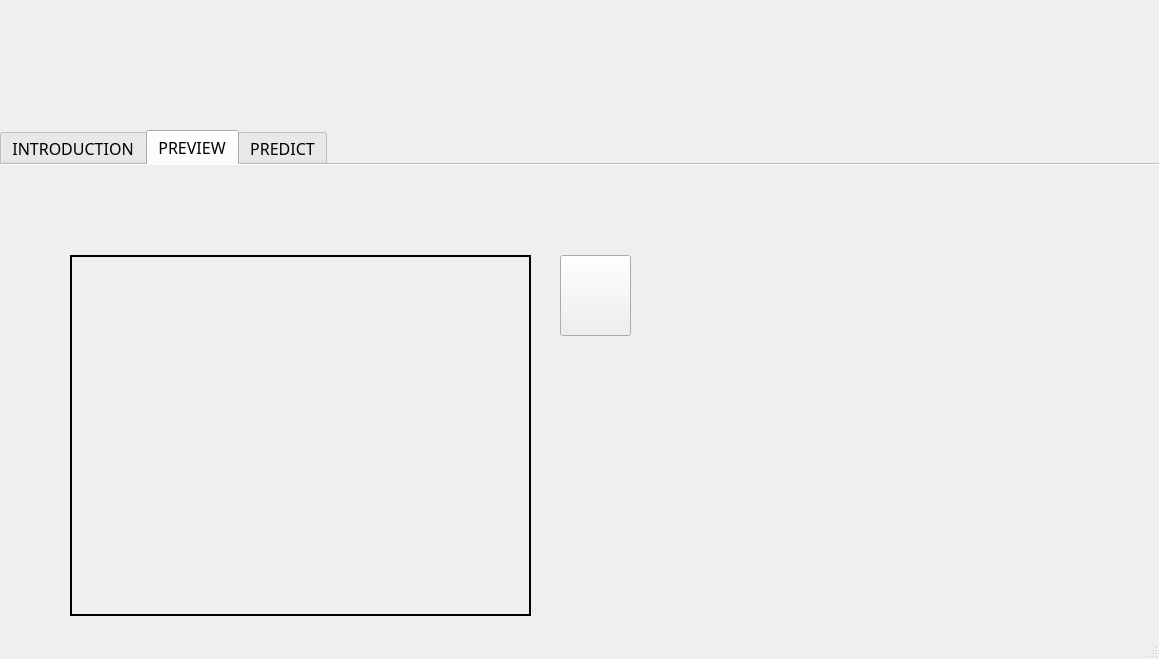
<?xml version="1.0" encoding="UTF-8"?>
<ui version="4.0">
 <class>LabelPrediction</class>
 <widget class="QMainWindow" name="LabelPrediction">
  <property name="geometry">
   <rect>
    <x>0</x>
    <y>0</y>
    <width>1159</width>
    <height>659</height>
   </rect>
  </property>
  <property name="windowTitle">
   <string>Label Prediction</string>
  </property>
  <widget class="QWidget" name="centralwidget">
   <widget class="QLabel" name="bg_7">
    <property name="geometry">
     <rect>
      <x>0</x>
      <y>0</y>
      <width>1161</width>
      <height>131</height>
     </rect>
    </property>
    <property name="styleSheet">
     <string notr="true">background-image: url(:/Nền/uehlogo.png);</string>
    </property>
    <property name="text">
     <string/>
    </property>
    <property name="pixmap">
     <pixmap resource="PICTURE.qrc">:/Nền/uehlogo.png</pixmap>
    </property>
    <property name="scaledContents">
     <bool>true</bool>
    </property>
    <property name="textInteractionFlags">
     <set>Qt::NoTextInteraction</set>
    </property>
   </widget>
   <widget class="QTabWidget" name="tabWidget">
    <property name="geometry">
     <rect>
      <x>0</x>
      <y>130</y>
      <width>1311</width>
      <height>691</height>
     </rect>
    </property>
    <property name="font">
     <font>
      <family>Segoe UI Black</family>
      <pointsize>12</pointsize>
      <weight>10</weight>
      <italic>false</italic>
      <bold>false</bold>
     </font>
    </property>
    <property name="acceptDrops">
     <bool>true</bool>
    </property>
    <property name="styleSheet">
     <string notr="true">font: 87 12pt &quot;Segoe UI Black&quot;;</string>
    </property>
    <property name="tabPosition">
     <enum>QTabWidget::North</enum>
    </property>
    <property name="tabShape">
     <enum>QTabWidget::Rounded</enum>
    </property>
    <property name="currentIndex">
     <number>1</number>
    </property>
    <property name="iconSize">
     <size>
      <width>20</width>
      <height>20</height>
     </size>
    </property>
    <property name="elideMode">
     <enum>Qt::ElideNone</enum>
    </property>
    <property name="documentMode">
     <bool>true</bool>
    </property>
    <widget class="QWidget" name="INTRODUCTION">
     <property name="cursor">
      <cursorShape>ArrowCursor</cursorShape>
     </property>
     <property name="contextMenuPolicy">
      <enum>Qt::NoContextMenu</enum>
     </property>
     <property name="accessibleName">
      <string>INTRDUCTION</string>
     </property>
     <property name="layoutDirection">
      <enum>Qt::LeftToRight</enum>
     </property>
     <attribute name="title">
      <string>INTRODUCTION</string>
     </attribute>
     <widget class="QLabel" name="intro">
      <property name="geometry">
       <rect>
        <x>0</x>
        <y>0</y>
        <width>1161</width>
        <height>471</height>
       </rect>
      </property>
      <property name="styleSheet">
       <string notr="true">background-image: url(:/Nền/intro.png);</string>
      </property>
      <property name="text">
       <string/>
      </property>
      <property name="pixmap">
       <pixmap resource="PICTURE.qrc">:/Nền/intro.png</pixmap>
      </property>
      <property name="scaledContents">
       <bool>true</bool>
      </property>
     </widget>
    </widget>
    <widget class="QWidget" name="PREVIEW">
     <attribute name="title">
      <string>PREVIEW</string>
     </attribute>
     <widget class="QLabel" name="preview">
      <property name="geometry">
       <rect>
        <x>0</x>
        <y>0</y>
        <width>1161</width>
        <height>471</height>
       </rect>
      </property>
      <property name="styleSheet">
       <string notr="true">background-image: url(:/Nền/PREVIEW.png);</string>
      </property>
      <property name="text">
       <string/>
      </property>
      <property name="pixmap">
       <pixmap resource="PICTURE.qrc">:/Nền/PREVIEW.png</pixmap>
      </property>
      <property name="scaledContents">
       <bool>true</bool>
      </property>
     </widget>
     <widget class="QPushButton" name="fileinputButton">
      <property name="geometry">
       <rect>
        <x>560</x>
        <y>90</y>
        <width>71</width>
        <height>81</height>
       </rect>
      </property>
      <property name="autoFillBackground">
       <bool>false</bool>
      </property>
      <property name="styleSheet">
       <string notr="true">background-image: url(:/Nền/inputfile.png);</string>
      </property>
      <property name="text">
       <string/>
      </property>
      <property name="iconSize">
       <size>
        <width>20</width>
        <height>20</height>
       </size>
      </property>
      <property name="checkable">
       <bool>false</bool>
      </property>
      <property name="autoExclusive">
       <bool>true</bool>
      </property>
      <property name="autoRepeatDelay">
       <number>300</number>
      </property>
      <property name="autoDefault">
       <bool>false</bool>
      </property>
     </widget>
     <widget class="QLabel" name="label">
      <property name="geometry">
       <rect>
        <x>70</x>
        <y>90</y>
        <width>461</width>
        <height>361</height>
       </rect>
      </property>
      <property name="frameShape">
       <enum>QFrame::Panel</enum>
      </property>
      <property name="lineWidth">
       <number>2</number>
      </property>
      <property name="text">
       <string/>
      </property>
     </widget>
    </widget>
    <widget class="QWidget" name="PREDICT">
     <attribute name="title">
      <string>PREDICT</string>
     </attribute>
     <widget class="QLabel" name="bgpredict">
      <property name="geometry">
       <rect>
        <x>0</x>
        <y>0</y>
        <width>1161</width>
        <height>471</height>
       </rect>
      </property>
      <property name="styleSheet">
       <string notr="true">background-image: url(:/Nền/PREDICT.png);</string>
      </property>
      <property name="text">
       <string/>
      </property>
      <property name="pixmap">
       <pixmap resource="PICTURE.qrc">:/Nền/PREDICT.png</pixmap>
      </property>
      <property name="scaledContents">
       <bool>true</bool>
      </property>
     </widget>
     <widget class="QLineEdit" name="inputText">
      <property name="geometry">
       <rect>
        <x>300</x>
        <y>90</y>
        <width>721</width>
        <height>61</height>
       </rect>
      </property>
      <property name="whatsThis">
       <string>&lt;html&gt;&lt;head/&gt;&lt;body&gt;&lt;p align=&quot;center&quot;&gt;&lt;br/&gt;&lt;/p&gt;&lt;/body&gt;&lt;/html&gt;</string>
      </property>
      <property name="styleSheet">
       <string notr="true">font: 12pt &quot;Segoe UI Light&quot;;</string>
      </property>
     </widget>
     <widget class="QTableWidget" name="timesvmOuput">
      <property name="geometry">
       <rect>
        <x>160</x>
        <y>400</y>
        <width>231</width>
        <height>51</height>
       </rect>
      </property>
      <property name="mouseTracking">
       <bool>false</bool>
      </property>
      <property name="tabletTracking">
       <bool>false</bool>
      </property>
      <property name="acceptDrops">
       <bool>false</bool>
      </property>
      <property name="whatsThis">
       <string>&lt;html&gt;&lt;head/&gt;&lt;body&gt;&lt;p align=&quot;center&quot;&gt;&lt;br/&gt;&lt;/p&gt;&lt;/body&gt;&lt;/html&gt;</string>
      </property>
      <property name="layoutDirection">
       <enum>Qt::LeftToRight</enum>
      </property>
      <property name="autoFillBackground">
       <bool>false</bool>
      </property>
      <property name="styleSheet">
       <string notr="true">font: 12pt &quot;Segoe UI Black&quot;;</string>
      </property>
      <property name="textElideMode">
       <enum>Qt::ElideMiddle</enum>
      </property>
     </widget>
     <widget class="QLabel" name="timebag">
      <property name="geometry">
       <rect>
        <x>60</x>
        <y>400</y>
        <width>101</width>
        <height>51</height>
       </rect>
      </property>
      <property name="styleSheet">
       <string notr="true">background-image: url(:/Nền/Time.png);</string>
      </property>
      <property name="text">
       <string/>
      </property>
      <property name="pixmap">
       <pixmap resource="PICTURE.qrc">:/Nền/Time.png</pixmap>
      </property>
      <property name="scaledContents">
       <bool>true</bool>
      </property>
     </widget>
     <widget class="QLabel" name="bg">
      <property name="geometry">
       <rect>
        <x>60</x>
        <y>240</y>
        <width>331</width>
        <height>161</height>
       </rect>
      </property>
      <property name="styleSheet">
       <string notr="true">background-image: url(:/Nền/background.png);</string>
      </property>
      <property name="text">
       <string/>
      </property>
     </widget>
     <widget class="QLabel" name="bg_2">
      <property name="geometry">
       <rect>
        <x>410</x>
        <y>240</y>
        <width>331</width>
        <height>161</height>
       </rect>
      </property>
      <property name="styleSheet">
       <string notr="true">background-image: url(:/Nền/background.png);</string>
      </property>
      <property name="text">
       <string/>
      </property>
     </widget>
     <widget class="QLabel" name="bg_3">
      <property name="geometry">
       <rect>
        <x>760</x>
        <y>240</y>
        <width>331</width>
        <height>161</height>
       </rect>
      </property>
      <property name="styleSheet">
       <string notr="true">background-image: url(:/Nền/background.png);</string>
      </property>
      <property name="text">
       <string/>
      </property>
     </widget>
     <widget class="QLabel" name="accbg">
      <property name="geometry">
       <rect>
        <x>410</x>
        <y>400</y>
        <width>101</width>
        <height>51</height>
       </rect>
      </property>
      <property name="styleSheet">
       <string notr="true">background-image: url(:/Nền/Acc.png);</string>
      </property>
      <property name="text">
       <string/>
      </property>
      <property name="pixmap">
       <pixmap>:/Nền/Acc.png</pixmap>
      </property>
      <property name="scaledContents">
       <bool>true</bool>
      </property>
     </widget>
     <widget class="QTableWidget" name="timemaxentOuput">
      <property name="geometry">
       <rect>
        <x>510</x>
        <y>400</y>
        <width>231</width>
        <height>51</height>
       </rect>
      </property>
      <property name="mouseTracking">
       <bool>false</bool>
      </property>
      <property name="tabletTracking">
       <bool>false</bool>
      </property>
      <property name="acceptDrops">
       <bool>false</bool>
      </property>
      <property name="whatsThis">
       <string>&lt;html&gt;&lt;head/&gt;&lt;body&gt;&lt;p align=&quot;center&quot;&gt;&lt;br/&gt;&lt;/p&gt;&lt;/body&gt;&lt;/html&gt;</string>
      </property>
      <property name="autoFillBackground">
       <bool>false</bool>
      </property>
      <property name="styleSheet">
       <string notr="true">font: 12pt &quot;Segoe UI Black&quot;;</string>
      </property>
      <property name="textElideMode">
       <enum>Qt::ElideMiddle</enum>
      </property>
     </widget>
     <widget class="QLabel" name="accbg_2">
      <property name="geometry">
       <rect>
        <x>760</x>
        <y>400</y>
        <width>101</width>
        <height>51</height>
       </rect>
      </property>
      <property name="styleSheet">
       <string notr="true">background-image: url(:/Nền/Acc.png);</string>
      </property>
      <property name="text">
       <string/>
      </property>
      <property name="pixmap">
       <pixmap>:/Nền/Acc.png</pixmap>
      </property>
      <property name="scaledContents">
       <bool>true</bool>
      </property>
     </widget>
     <widget class="QTableWidget" name="timelstmOutput">
      <property name="geometry">
       <rect>
        <x>860</x>
        <y>400</y>
        <width>231</width>
        <height>51</height>
       </rect>
      </property>
      <property name="mouseTracking">
       <bool>false</bool>
      </property>
      <property name="tabletTracking">
       <bool>false</bool>
      </property>
      <property name="acceptDrops">
       <bool>false</bool>
      </property>
      <property name="whatsThis">
       <string>&lt;html&gt;&lt;head/&gt;&lt;body&gt;&lt;p align=&quot;center&quot;&gt;&lt;br/&gt;&lt;/p&gt;&lt;/body&gt;&lt;/html&gt;</string>
      </property>
      <property name="autoFillBackground">
       <bool>false</bool>
      </property>
      <property name="styleSheet">
       <string notr="true">font: 12pt &quot;Segoe UI Black&quot;;</string>
      </property>
      <property name="textElideMode">
       <enum>Qt::ElideMiddle</enum>
      </property>
     </widget>
     <widget class="QLabel" name="bg_4">
      <property name="geometry">
       <rect>
        <x>110</x>
        <y>250</y>
        <width>241</width>
        <height>31</height>
       </rect>
      </property>
      <property name="styleSheet">
       <string notr="true">font: 25 14pt &quot;Segoe UI Light&quot;;
</string>
      </property>
      <property name="text">
       <string>Support Vector Machine</string>
      </property>
     </widget>
     <widget class="QLabel" name="bg_5">
      <property name="geometry">
       <rect>
        <x>540</x>
        <y>250</y>
        <width>71</width>
        <height>31</height>
       </rect>
      </property>
      <property name="toolTip">
       <string>&lt;html&gt;&lt;head/&gt;&lt;body&gt;&lt;p align=&quot;center&quot;&gt;Maxent&lt;/p&gt;&lt;/body&gt;&lt;/html&gt;</string>
      </property>
      <property name="whatsThis">
       <string>&lt;html&gt;&lt;head/&gt;&lt;body&gt;&lt;p align=&quot;center&quot;&gt;Maxent&lt;/p&gt;&lt;/body&gt;&lt;/html&gt;</string>
      </property>
      <property name="styleSheet">
       <string notr="true">font: 25 14pt &quot;Segoe UI Light&quot;;
</string>
      </property>
      <property name="text">
       <string>Maxent</string>
      </property>
      <property name="scaledContents">
       <bool>false</bool>
      </property>
     </widget>
     <widget class="QLabel" name="bg_6">
      <property name="geometry">
       <rect>
        <x>800</x>
        <y>250</y>
        <width>251</width>
        <height>31</height>
       </rect>
      </property>
      <property name="styleSheet">
       <string notr="true">font: 25 14pt &quot;Segoe UI Light&quot;;
</string>
      </property>
      <property name="text">
       <string>Long-Short Term Memory</string>
      </property>
     </widget>
     <widget class="QPushButton" name="findButton">
      <property name="geometry">
       <rect>
        <x>1030</x>
        <y>90</y>
        <width>61</width>
        <height>61</height>
       </rect>
      </property>
      <property name="styleSheet">
       <string notr="true">background-image: url(:/Nền/search.png);</string>
      </property>
      <property name="text">
       <string/>
      </property>
      <property name="autoDefault">
       <bool>false</bool>
      </property>
     </widget>
     <widget class="QLabel" name="timebag_2">
      <property name="geometry">
       <rect>
        <x>410</x>
        <y>400</y>
        <width>101</width>
        <height>51</height>
       </rect>
      </property>
      <property name="styleSheet">
       <string notr="true">background-image: url(:/Nền/Time.png);</string>
      </property>
      <property name="text">
       <string/>
      </property>
      <property name="pixmap">
       <pixmap resource="PICTURE.qrc">:/Nền/Time.png</pixmap>
      </property>
      <property name="scaledContents">
       <bool>true</bool>
      </property>
     </widget>
     <widget class="QLabel" name="timebag_3">
      <property name="geometry">
       <rect>
        <x>760</x>
        <y>400</y>
        <width>101</width>
        <height>51</height>
       </rect>
      </property>
      <property name="styleSheet">
       <string notr="true">background-image: url(:/Nền/Time.png);</string>
      </property>
      <property name="text">
       <string/>
      </property>
      <property name="pixmap">
       <pixmap resource="PICTURE.qrc">:/Nền/Time.png</pixmap>
      </property>
      <property name="scaledContents">
       <bool>true</bool>
      </property>
     </widget>
     <widget class="QLabel" name="svm">
      <property name="geometry">
       <rect>
        <x>60</x>
        <y>280</y>
        <width>331</width>
        <height>121</height>
       </rect>
      </property>
      <property name="frameShape">
       <enum>QFrame::Box</enum>
      </property>
      <property name="frameShadow">
       <enum>QFrame::Plain</enum>
      </property>
      <property name="lineWidth">
       <number>3</number>
      </property>
      <property name="text">
       <string/>
      </property>
     </widget>
     <widget class="QLabel" name="maxent">
      <property name="geometry">
       <rect>
        <x>410</x>
        <y>280</y>
        <width>331</width>
        <height>121</height>
       </rect>
      </property>
      <property name="frameShape">
       <enum>QFrame::Box</enum>
      </property>
      <property name="lineWidth">
       <number>3</number>
      </property>
      <property name="text">
       <string/>
      </property>
     </widget>
     <widget class="QLabel" name="label_2">
      <property name="geometry">
       <rect>
        <x>760</x>
        <y>280</y>
        <width>331</width>
        <height>121</height>
       </rect>
      </property>
      <property name="frameShape">
       <enum>QFrame::Box</enum>
      </property>
      <property name="lineWidth">
       <number>3</number>
      </property>
      <property name="text">
       <string/>
      </property>
     </widget>
     <zorder>bgpredict</zorder>
     <zorder>bg</zorder>
     <zorder>inputText</zorder>
     <zorder>timesvmOuput</zorder>
     <zorder>timebag</zorder>
     <zorder>bg_2</zorder>
     <zorder>bg_3</zorder>
     <zorder>accbg</zorder>
     <zorder>timemaxentOuput</zorder>
     <zorder>accbg_2</zorder>
     <zorder>timelstmOutput</zorder>
     <zorder>bg_4</zorder>
     <zorder>bg_5</zorder>
     <zorder>bg_6</zorder>
     <zorder>findButton</zorder>
     <zorder>timebag_2</zorder>
     <zorder>timebag_3</zorder>
     <zorder>svm</zorder>
     <zorder>maxent</zorder>
     <zorder>label_2</zorder>
    </widget>
   </widget>
   <widget class="QLabel" name="bg_8">
    <property name="geometry">
     <rect>
      <x>0</x>
      <y>130</y>
      <width>1161</width>
      <height>41</height>
     </rect>
    </property>
    <property name="styleSheet">
     <string notr="true">background-image: url(:/Nền/background.png);</string>
    </property>
    <property name="text">
     <string/>
    </property>
   </widget>
   <zorder>bg_8</zorder>
   <zorder>bg_7</zorder>
   <zorder>tabWidget</zorder>
  </widget>
  <widget class="QStatusBar" name="statusbar"/>
 </widget>
 <resources>
  <include location="PICTURE.qrc"/>
 </resources>
 <connections/>
</ui>
